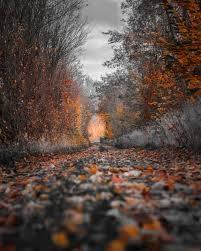
#> input picture image.jpg, 201 x 251 px
$ python blackScreen.py
#> lines starting #> are read from the running program, lines starting #| are printed output that depends on the picture; after the words box and inside, x2 and y2 are one past the last pixel; in counts of white or black regions, pixels touching at a corner belong together
import cv2
import numpy as np
video = cv2.VideoCapture(0)
image = cv2.imread("image.jpg")
#> image is the input picture: shape (251, 201, 3); mean B, G, R 66.3, 73.9, 89.5
while True:
    ret, frame = video.read()
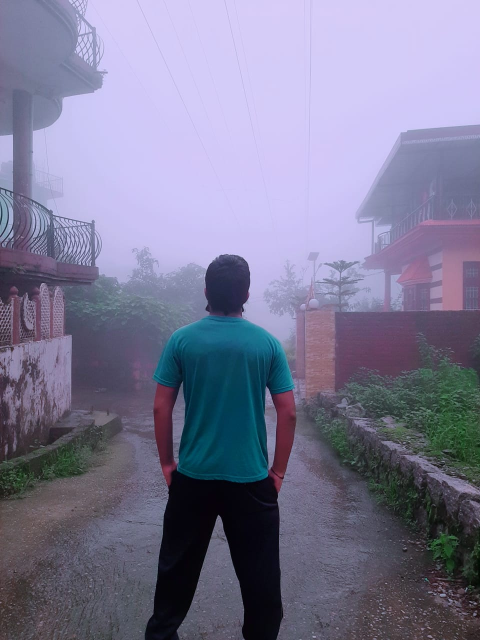
#> input picture me.jpeg, 960 x 1280 px, given in place of the camera (shown at 1/2 size)
#> frame is the input picture: shape (1280, 960, 3); mean B, G, R 148.4, 121.7, 123.1
    print(frame)
#> (printed output is left out)
    frame = cv2.resize(frame, (640, 480))
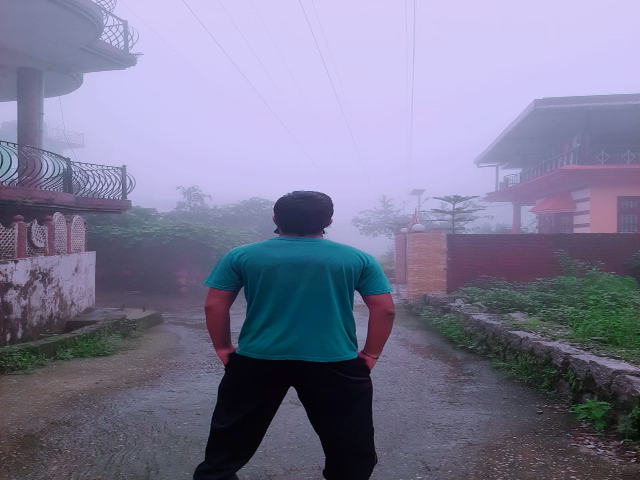
#> frame: shape (480, 640, 3); mean B, G, R 148.4, 121.6, 123
    image = cv2.resize(image, (640, 480))
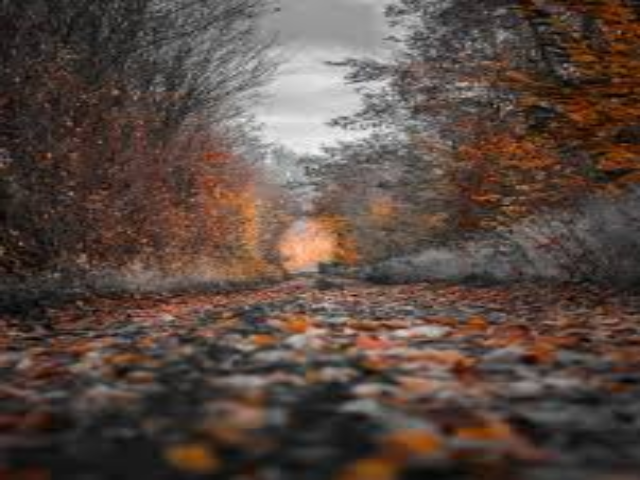
#> image: shape (480, 640, 3); mean B, G, R 66.2, 73.8, 89.4
    u_black = np.array([104, 153, 70])
    l_black = np.array([30, 30, 0])
    mask = cv2.inRange(frame, l_black, u_black)
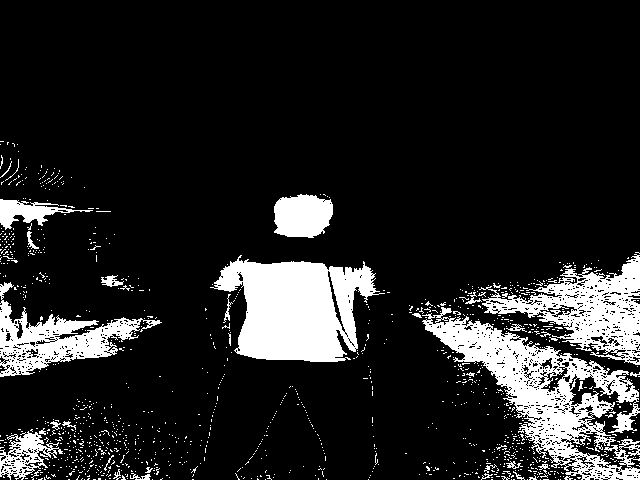
#> mask: shape (480, 640); 14.3% white; 1191 white regions (1158 under 20 px), largest, box (x1, y1, x2, y2) and area: (422, 307, 640, 480) 11974, (210, 255, 385, 362) 11510, (479, 254, 640, 365) 6879
    res = cv2.bitwise_and(frame, frame, mask = mask)
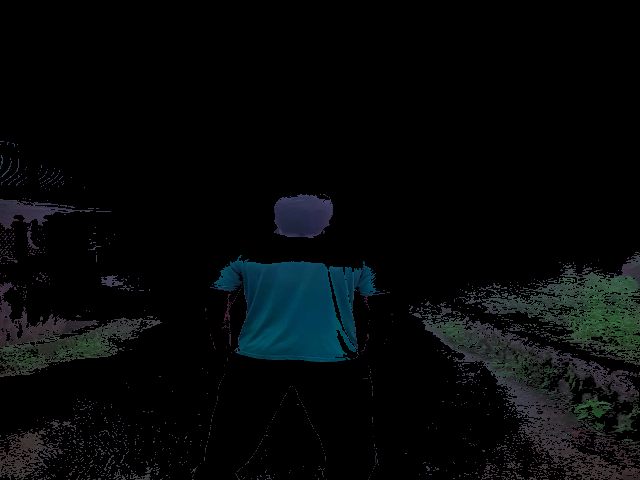
#> res: shape (480, 640, 3); mean B, G, R 9.4, 8.5, 5.8
    f = frame - res
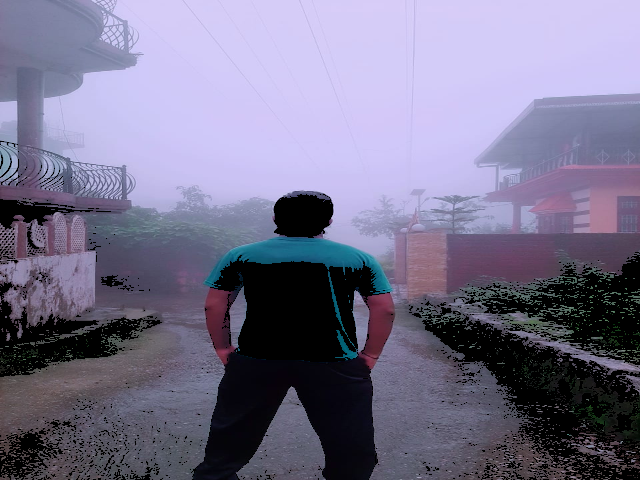
#> f: shape (480, 640, 3); mean B, G, R 139, 113.2, 117.2
    f = np.where(f == 0, image, f)
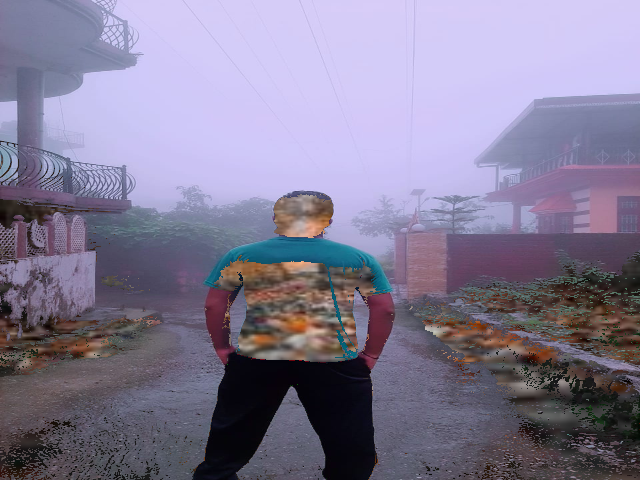
#> f: shape (480, 640, 3); mean B, G, R 147.9, 123.2, 129.9
    cv2.imshow("video", frame)
    cv2.imshow("mask", f)
    if cv2.waitKey(1) & 0xFF == ord('q'):
#> (key q is pressed here)
        break
video.release()
cv2.destroyAllWindows()
